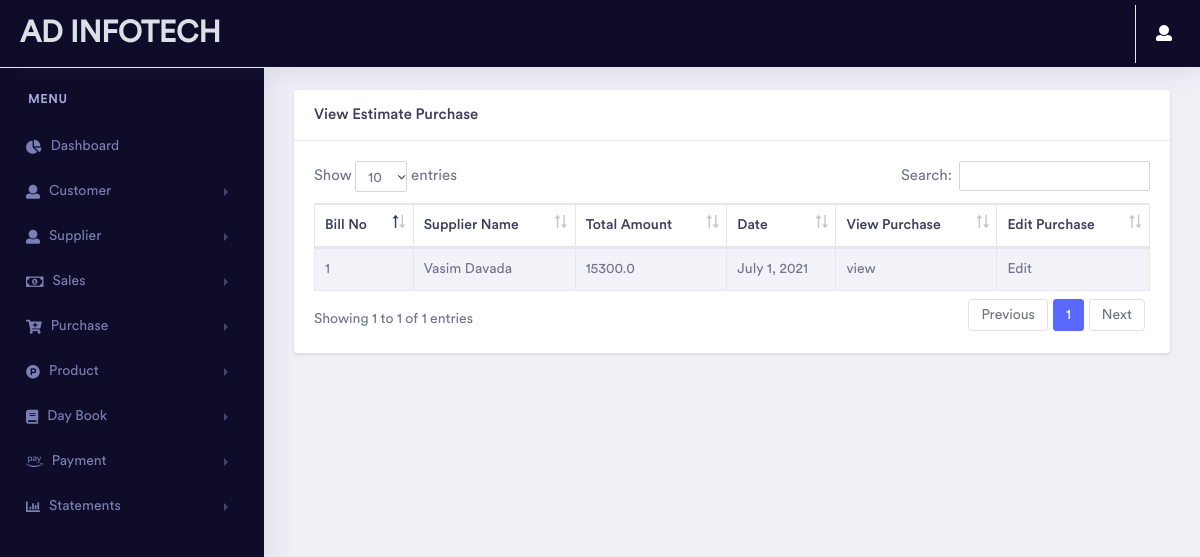
/dashboard/viewpurchase/ (signed in), run on an earlier commit of the app's database.
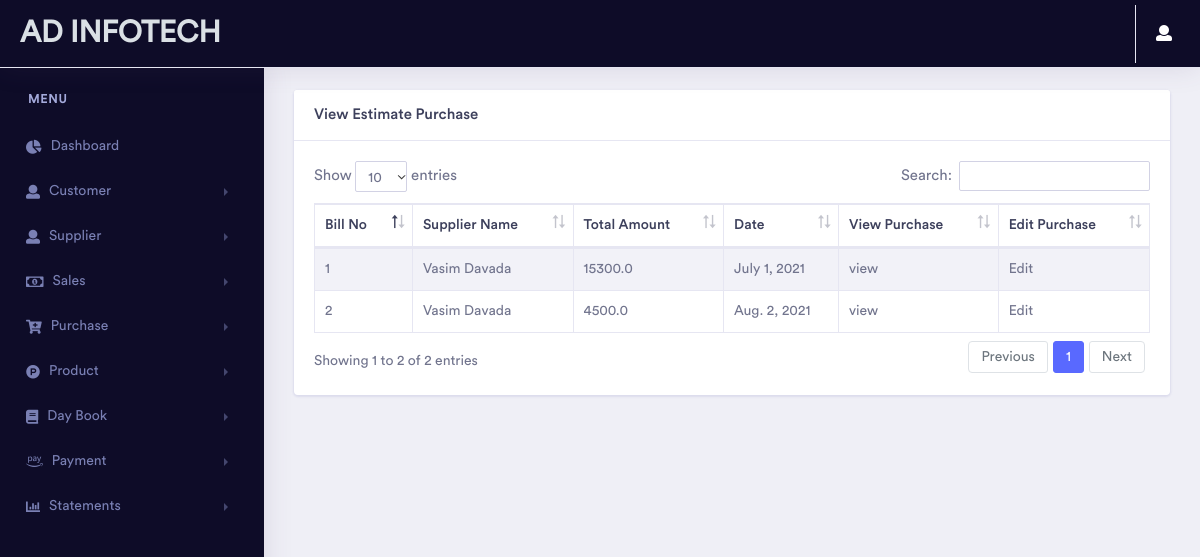
And on a later commit of the database.
### dashboard/models.py (models this page shows, shortened)
class Estimate_Purchase(models.Model):
    Bill_no = models.IntegerField()
    supplier = models.ForeignKey(Supplier_estimate,on_delete=models.CASCADE)
    date = models.DateField(auto_now_add=True)
    Total_amount = models.FloatField()
    Due_amount = models.FloatField()
    Round_off = models.FloatField()
    Grand_total = models.FloatField()

class Supplier_estimate(models.Model):
    supplierid = models.IntegerField()
    fullname = models.CharField(max_length=50)
    contactno = models.CharField(max_length=50)
    city = models.CharField(max_length=50)
    state = models.CharField(max_length=50)
    landmark = models.CharField(max_length=50)
    def __str__(self):
        return self.fullname

### dashboard/views.py (the view)
# urls.py: path('viewpurchase/',views.viewpurchase,name="viewpurchase"),
@login_required(login_url='login')
def viewpurchase(request):
    global estimate_purchase
    global gst_purchase
    Estimate_group = Group.objects.get(name='Estimate')
    GST_group = Group.objects.get(name='GST')
    user = User.objects.get(username=request.user.username)
    try:
        if user.is_authenticated:
            if Estimate_group in user.groups.all():
                estimate_purchase = Estimate_Purchase.objects.all()
            if GST_group in user.groups.all():
                gst_purchase = GST_Purchase.objects.all()
            context = {
                'estimate_purchase': estimate_purchase,
                'gst_purchase' : gst_purchase
            }
            return render(request,"dashboard/viewpurchase.html",context)
        else:
            return redirect('login')
    except:
        return redirect('error404')

### pages/templatetags/user_auth.py (called while the page is built)
@register.filter(name='has_group')
def has_group(user, group_name):
    group = Group.objects.get(name=group_name)
    return True if group in user.groups.all() else False

### dashboard/templates/dashboard/viewpurchase.html (shortened to what this page needs)
{% extends 'pages/base.html' %}
{% load static %}
{% load user_auth %}
{% block content %}
    <link rel="stylesheet" href="{% static 'vendor/bootstrap/css/bootstrap.min.css' %}">
    <link rel="stylesheet" type="text/css" href="{% static 'vendor/datatables/css/dataTables.bootstrap4.css' %}">
    <link href="{% static 'vendor/fonts/circular-std/style.css' %}" rel="stylesheet">
    <link rel="stylesheet" href="{% static 'libs/css/style.css' %}">
    <link rel="stylesheet" href="{% static 'vendor/fonts/fontawesome/css/fontawesome-all.css' %}">
{% if request.user|has_group:"Estimate" %}
<div class="row">
    <div class="col-xl-12 col-lg-12 col-md-12 col-sm-12 col-12">
        <div class="card">
        <h5 class="card-header">View Estimate Purchase</h5>
            <div class="card-body">
                <div class="table-responsive">
                <table class="table table-striped table-bordered first">
                    <thead>
                        <tr>
                            <th>Bill No</th>
                            <th>Supplier Name</th>
                            <th>Total Amount</th>
                            <th>Date</th>
                            <th>View Purchase</th>
                            <th>Edit Purchase</th>
                        </tr>
                    </thead>
                    <tbody>
                        {% for i in estimate_purchase    %}
                        <tr>
                            <td>{{i.Bill_no}}</td>
                            <td>{{i.supplier}}</td>
                            <td>{{i.Total_amount}}</td>
                            <td>{{i.date}}</td>
                            <td>
                                <a href="/dashboard/purchaseinvoice/{{i.id}}">view</a>
                            </td>
                            <td>
                                <a href="/dashboard/updatepurchase/{{i.id}}">Edit</a>
                            </td>
                        </tr>
                        {% endfor %}
                    </tbody>
                </table>
                </div>
            </div>
        </div>
    </div>
</div>
{% endif %}
{% endblock content %}

What changed in the data, as far as the page shows it:
added Estimate_Purchase: Bill_no "2", supplier "Vasim Davada", Total_amount "4500.0", date "Aug. 2, 2021"
Also different on the page:
text written by a page script: "Show entries Search: Showing 1 to 1 of 1 entries Previous 1 Next" → "Show entries Search: Showing 1 to 2 of 2 entries Previous 1 Next"
